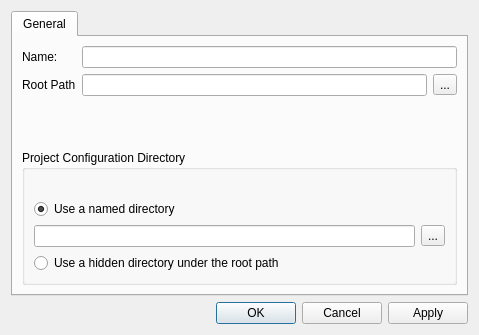
<ui version="4.0" >
 <class>ProjectDialog</class>
 <widget class="QDialog" name="ProjectDialog" >
  <property name="geometry" >
   <rect>
    <x>0</x>
    <y>0</y>
    <width>479</width>
    <height>335</height>
   </rect>
  </property>
  <property name="windowTitle" >
   <string>Dialog</string>
  </property>
  <layout class="QVBoxLayout" name="verticalLayout_2" >
   <item>
    <widget class="QTabWidget" name="configTabs_" >
     <property name="currentIndex" >
      <number>0</number>
     </property>
     <widget class="QWidget" name="tab" >
      <attribute name="title" >
       <string>General</string>
      </attribute>
      <layout class="QVBoxLayout" name="verticalLayout_6" >
       <item>
        <layout class="QFormLayout" name="formLayout" >
         <item row="0" column="0" >
          <widget class="QLabel" name="label" >
           <property name="text" >
            <string>Name:</string>
           </property>
          </widget>
         </item>
         <item row="0" column="1" >
          <widget class="QLineEdit" name="nameEdit_" />
         </item>
         <item row="1" column="0" >
          <widget class="QLabel" name="label_2" >
           <property name="text" >
            <string>Root Path</string>
           </property>
          </widget>
         </item>
         <item row="1" column="1" >
          <widget class="QWidget" native="1" name="rootPathWidget_" >
           <layout class="QHBoxLayout" name="horizontalLayout" >
            <property name="margin" >
             <number>0</number>
            </property>
            <item>
             <widget class="QLineEdit" name="rootPathEdit_" />
            </item>
            <item>
             <widget class="QToolButton" name="browseRootPathButton_" >
              <property name="text" >
               <string>...</string>
              </property>
             </widget>
            </item>
           </layout>
          </widget>
         </item>
        </layout>
       </item>
       <item>
        <widget class="QGroupBox" name="projectPathGroup_" >
         <property name="title" >
          <string>Project Configuration Directory</string>
         </property>
         <layout class="QVBoxLayout" name="verticalLayout_3" >
          <item>
           <widget class="QLabel" name="projectPathLabel_" >
            <property name="text" >
             <string/>
            </property>
           </widget>
          </item>
          <item>
           <widget class="QRadioButton" name="namedDirButton_" >
            <property name="text" >
             <string>Use a named directory</string>
            </property>
            <property name="checked" >
             <bool>true</bool>
            </property>
           </widget>
          </item>
          <item>
           <widget class="QWidget" native="1" name="projectPathWidget_" >
            <layout class="QVBoxLayout" name="verticalLayout" >
             <property name="margin" >
              <number>0</number>
             </property>
             <item>
              <layout class="QHBoxLayout" name="horizontalLayout_2" >
               <item>
                <widget class="QLineEdit" name="projectPathEdit_" />
               </item>
               <item>
                <widget class="QToolButton" name="browseProjectPathButton_" >
                 <property name="text" >
                  <string>...</string>
                 </property>
                </widget>
               </item>
              </layout>
             </item>
            </layout>
            <zorder>radioButton_2</zorder>
            <zorder>projectPathEdit_</zorder>
            <zorder></zorder>
           </widget>
          </item>
          <item>
           <widget class="QRadioButton" name="hiddenDirButton_" >
            <property name="text" >
             <string>Use a hidden directory under the root path</string>
            </property>
           </widget>
          </item>
         </layout>
        </widget>
       </item>
      </layout>
     </widget>
    </widget>
   </item>
   <item>
    <widget class="QDialogButtonBox" name="buttonBox" >
     <property name="orientation" >
      <enum>Qt::Horizontal</enum>
     </property>
     <property name="standardButtons" >
      <set>QDialogButtonBox::Apply|QDialogButtonBox::Cancel|QDialogButtonBox::Ok</set>
     </property>
    </widget>
   </item>
  </layout>
 </widget>
 <resources/>
 <connections>
  <connection>
   <sender>buttonBox</sender>
   <signal>accepted()</signal>
   <receiver>ProjectDialog</receiver>
   <slot>accept()</slot>
   <hints>
    <hint type="sourcelabel" >
     <x>236</x>
     <y>305</y>
    </hint>
    <hint type="destinationlabel" >
     <x>157</x>
     <y>183</y>
    </hint>
   </hints>
  </connection>
  <connection>
   <sender>buttonBox</sender>
   <signal>rejected()</signal>
   <receiver>ProjectDialog</receiver>
   <slot>reject()</slot>
   <hints>
    <hint type="sourcelabel" >
     <x>304</x>
     <y>305</y>
    </hint>
    <hint type="destinationlabel" >
     <x>286</x>
     <y>183</y>
    </hint>
   </hints>
  </connection>
  <connection>
   <sender>browseProjectPathButton_</sender>
   <signal>clicked()</signal>
   <receiver>ProjectDialog</receiver>
   <slot>browseProjectPath()</slot>
   <hints>
    <hint type="sourcelabel" >
     <x>446</x>
     <y>231</y>
    </hint>
    <hint type="destinationlabel" >
     <x>472</x>
     <y>135</y>
    </hint>
   </hints>
  </connection>
  <connection>
   <sender>browseRootPathButton_</sender>
   <signal>clicked()</signal>
   <receiver>ProjectDialog</receiver>
   <slot>browseRootPath()</slot>
   <hints>
    <hint type="sourcelabel" >
     <x>445</x>
     <y>94</y>
    </hint>
    <hint type="destinationlabel" >
     <x>470</x>
     <y>105</y>
    </hint>
   </hints>
  </connection>
  <connection>
   <sender>namedDirButton_</sender>
   <signal>toggled(bool)</signal>
   <receiver>projectPathWidget_</receiver>
   <slot>setEnabled(bool)</slot>
   <hints>
    <hint type="sourcelabel" >
     <x>406</x>
     <y>192</y>
    </hint>
    <hint type="destinationlabel" >
     <x>413</x>
     <y>207</y>
    </hint>
   </hints>
  </connection>
  <connection>
   <sender>projectPathEdit_</sender>
   <signal>textChanged(QString)</signal>
   <receiver>ProjectDialog</receiver>
   <slot>updateProjectPath()</slot>
   <hints>
    <hint type="sourcelabel" >
     <x>350</x>
     <y>218</y>
    </hint>
    <hint type="destinationlabel" >
     <x>474</x>
     <y>288</y>
    </hint>
   </hints>
  </connection>
  <connection>
   <sender>namedDirButton_</sender>
   <signal>toggled(bool)</signal>
   <receiver>ProjectDialog</receiver>
   <slot>updateProjectPath()</slot>
   <hints>
    <hint type="sourcelabel" >
     <x>68</x>
     <y>184</y>
    </hint>
    <hint type="destinationlabel" >
     <x>1</x>
     <y>191</y>
    </hint>
   </hints>
  </connection>
  <connection>
   <sender>rootPathEdit_</sender>
   <signal>textChanged(QString)</signal>
   <receiver>ProjectDialog</receiver>
   <slot>updateProjectPath()</slot>
   <hints>
    <hint type="sourcelabel" >
     <x>236</x>
     <y>92</y>
    </hint>
    <hint type="destinationlabel" >
     <x>476</x>
     <y>55</y>
    </hint>
   </hints>
  </connection>
  <connection>
   <sender>nameEdit_</sender>
   <signal>textChanged(QString)</signal>
   <receiver>ProjectDialog</receiver>
   <slot>updateProjectPath()</slot>
   <hints>
    <hint type="sourcelabel" >
     <x>161</x>
     <y>58</y>
    </hint>
    <hint type="destinationlabel" >
     <x>474</x>
     <y>23</y>
    </hint>
   </hints>
  </connection>
 </connections>
 <slots>
  <slot>browseRootPath()</slot>
  <slot>browseProjectPath()</slot>
  <slot>updateProjectPath()</slot>
 </slots>
</ui>
